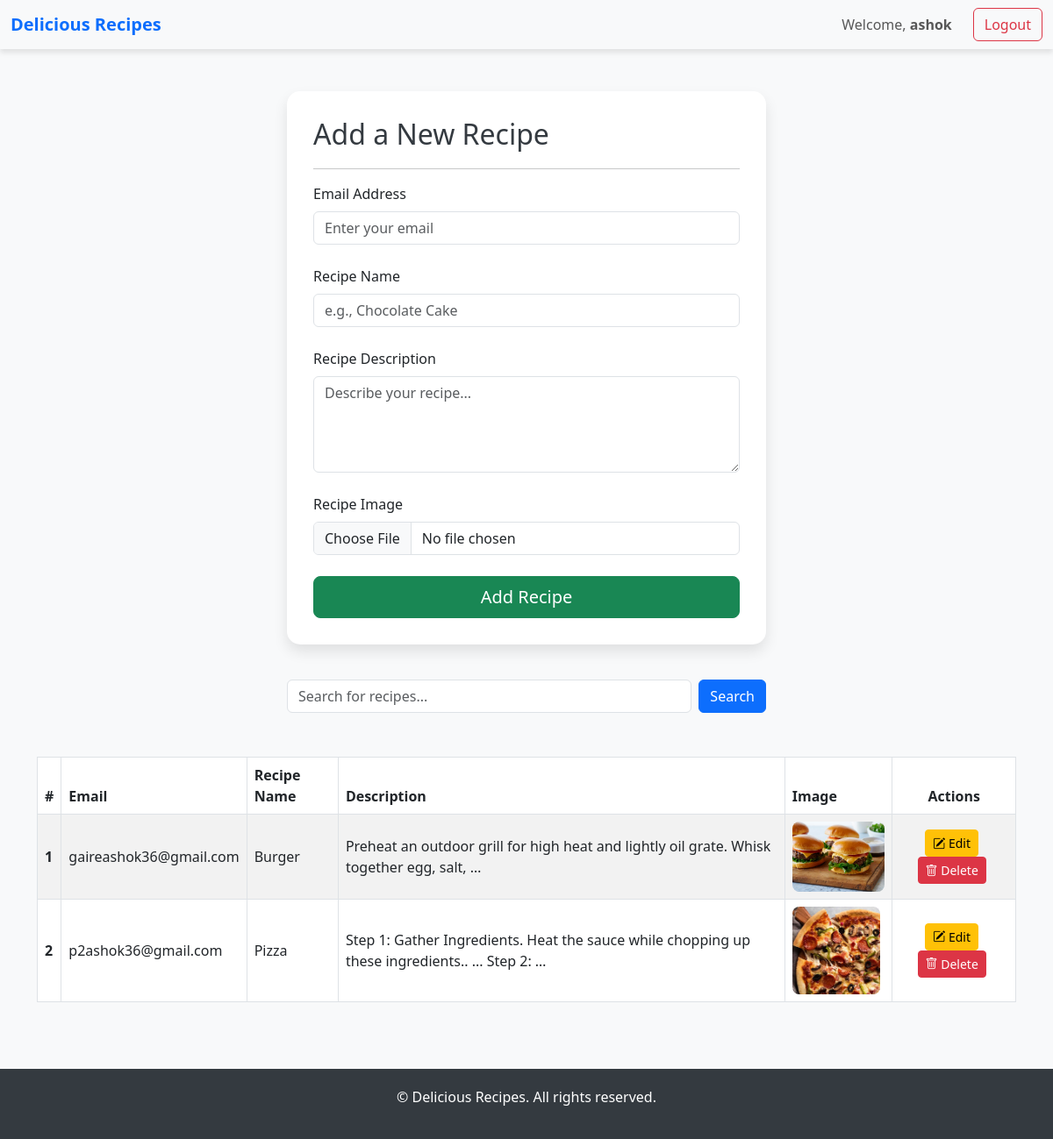
Screenshot of / (signed in) with the database file from the repository.
### recipe/models.py (models this page shows, shortened)
class Recipe(models.Model):
    user = models.ForeignKey(User, on_delete=models.SET_NULL, null=True, blank=True)
    email = models.EmailField(default='example@example.com')
    recipe_name = models.CharField(max_length=50, null=True, default=None)
    recipe_des = models.TextField()
    recipe_image = models.ImageField(upload_to='media', null=True)
    recipe_count = models.IntegerField(default=1)

### recipe/views.py (the view)
# urls.py: path('',views.recipes, name='recipes'),
def recipes(request):
    email=''
    if request.method == 'POST':
        email = request.POST.get('email')
        recipe_name = request.POST.get('recipe_name')
        recipe_des = request.POST.get('recipe_des')
        recipe_image = request.FILES.get('recipe_image')
    recipes = Recipe.objects.all()
    if request.GET.get('search'):
    	recipes=recipes.filter(recipe_name__icontains=request.GET.get('search'))
    context={'details':recipes}
    return render(request, 'recipe.html',context)

### templates/recipe.html (shortened to what this page needs)
{% load static %}
<!DOCTYPE html>
<html lang="en">
<head>
  <link href="https://cdn.jsdelivr.net/npm/bootstrap@5.3.0/dist/css/bootstrap.min.css" rel="stylesheet"
>
</head>
<body>
  <nav class="navbar navbar-expand-lg navbar-light bg-light sticky-top">
    <div class="container-fluid">
      <a class="navbar-brand text-primary fw-bold" href="#">Delicious Recipes</a>
      <div class="collapse navbar-collapse justify-content-end" id="navbarNav">
        <ul class="navbar-nav align-items-center">
          <li class="nav-item me-3">
            <span class="nav-link">Welcome, <strong>{{ user.username }}</strong></span>
          </li>
          <li class="nav-item">
            <a href="/login/" class="btn btn-outline-danger">Logout</a>
          </li>
        </ul>
      </div>
    </div>
  </nav>
  <div class="container mt-5">
    <div class="row justify-content-center">
      <div class="col-lg-6 col-md-8">
        <form method="post" enctype="multipart/form-data" class="form-card">
          <h2>Add a New Recipe</h2>
          <hr>
          <div class="mb-4">
            <label class="form-label">Email Address</label>
            <input type="email" class="form-control" name="email" placeholder="Enter your email" required>
          </div>
          <div class="mb-4">
            <label class="form-label">Recipe Name</label>
            <input type="text" class="form-control" name="recipe_name" placeholder="e.g., Chocolate Cake" required>
          </div>
          <div class="mb-4">
            <label class="form-label">Recipe Description</label>
            <textarea name="recipe_des" class="form-control" rows="4" placeholder="Describe your recipe..." required></textarea>
          </div>
          <div class="mb-4">
            <label class="form-label">Recipe Image</label>
            <input type="file" class="form-control" name="recipe_image" accept="image/*" required>
          </div>
          <div class="d-grid">
            <button type="submit" class="btn btn-success btn-lg">Add Recipe</button>
          </div>
        </form>
      </div>
    </div>
  </div>
  <div class="container search-form">
    <div class="row justify-content-center">
      <div class="col-lg-6 col-md-8">
        <form method="get" class="d-flex">
          <input type="text" class="form-control me-2" name="search" placeholder="Search for recipes..." aria-label="Search" value="{{ request.GET.search }}">
          <button type="submit" class="btn btn-primary">Search</button>
        </form>
      </div>
    </div>
  </div>
  <div class="container table-container">
    {% if details %}
    <div class="table-responsive">
      <table class="table table-striped table-hover table-bordered align-middle">
        <thead>
          <tr>
            <th scope="col">#</th>
            <th scope="col">Email</th>
            <th scope="col">Recipe Name</th>
            <th scope="col">Description</th>
            <th scope="col">Image</th>
            <th scope="col" class="text-center">Actions</th>
          </tr>
        </thead>
        <tbody>
          {% for recipe in details %}
          <tr>
            <th scope="row">{{ forloop.counter }}</th>
            <td>{{ recipe.email }}</td>
            <td>{{ recipe.recipe_name }}</td>
            <td>{{ recipe.recipe_des|truncatewords:15 }}</td>
            <td>
              <img src="{{ recipe.recipe_image.url }}" alt="{{ recipe.recipe_name }}" class="img-fluid" style="max-height: 100px;">
            </td>
            <td class="text-center action-btns">
              <a href="/update_recipes/{{ recipe.id }}/" class="btn btn-sm btn-warning" title="Edit">
                <i class="bi bi-pencil-square"></i> Edit
              </a>
              <a href="/delete_recipes/{{ recipe.id }}/" class="btn btn-sm btn-danger" title="Delete" onclick="return confirm('Are you sure you want to delete this recipe?');">
                <i class="bi bi-trash"></i> Delete
              </a>
            </td>
          </tr>
          {% endfor %}
        </tbody>
      </table>
    </div>
    {% else %}
    <div class="text-center">
      <p class="mt-5">No recipes found. Start by adding a new recipe!</p>
    </div>
    {% endif %}
  </div>
  <footer class="footer">
    <div class="container">
      <p>&copy; {{ current_year }} Delicious Recipes. All rights reserved.</p>
    </div>
  </footer>
  <link rel="stylesheet" href="https://cdn.jsdelivr.net/npm/bootstrap-icons@1.10.5/font/bootstrap-icons.css">
</body>
</html>

### templates/recipe.html (style rules this page uses)
body { background: #f8f9fa; font-family: 'Segoe UI', Tahoma, Geneva, Verdana, sans-serif; }
.navbar { box-shadow: 0 4px 6px rgba(0, 0, 0, 0.1); }
.form-card { background: #ffffff; border-radius: 15px; padding: 30px; box-shadow: 0 8px 16px rgba(0, 0, 0, 0.1); }
.form-card h2 { margin-bottom: 20px; color: #343a40; }
.table-container { margin-top: 50px; }
.table thead { background-color: #343a40; color: #ffffff; }
.table img { border-radius: 8px; }
.action-btns a { margin-right: 5px; }
.search-form { margin-top: 40px; margin-bottom: 40px; }
.footer { margin-top: 60px; padding: 20px 0; background: #343a40; color: #ffffff; text-align: center; }

### rows the page displays
Recipe: email "gaireashok36@gmail.com", recipe_name "Burger", recipe_des "Preheat an outdoor grill for high heat and lightly oil grate. Whisk together egg, salt, …", recipe_image (picture)
Recipe: email "p2ashok36@gmail.com", recipe_name "Pizza", recipe_des "Step 1: Gather Ingredients. Heat the sauce while chopping up these ingredients.. ... Step 2: …", recipe_image (picture)

### other values shown
{{ user.username }} "ashok"
